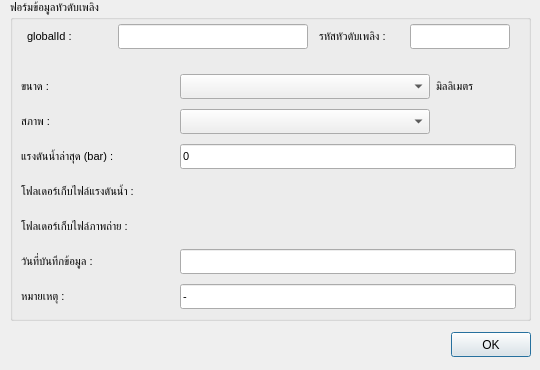
<?xml version="1.0" encoding="UTF-8"?>
<ui version="4.0">
 <class>Dialog</class>
 <widget class="QDialog" name="Dialog">
  <property name="geometry">
   <rect>
    <x>0</x>
    <y>0</y>
    <width>540</width>
    <height>370</height>
   </rect>
  </property>
  <property name="minimumSize">
   <size>
    <width>540</width>
    <height>370</height>
   </size>
  </property>
  <property name="maximumSize">
   <size>
    <width>540</width>
    <height>370</height>
   </size>
  </property>
  <property name="windowTitle">
   <string>Dialog</string>
  </property>
  <widget class="QGroupBox" name="groupBox">
   <property name="geometry">
    <rect>
     <x>10</x>
     <y>0</y>
     <width>521</width>
     <height>321</height>
    </rect>
   </property>
   <property name="font">
    <font>
     <family>MS Shell Dlg 2</family>
     <pointsize>8</pointsize>
     <weight>50</weight>
     <bold>false</bold>
    </font>
   </property>
   <property name="title">
    <string>ฟอร์มข้อมูลหัวดับเพลิง</string>
   </property>
   <widget class="QWidget" name="layoutWidget">
    <property name="geometry">
     <rect>
      <x>12</x>
      <y>18</y>
      <width>501</width>
      <height>37</height>
     </rect>
    </property>
    <layout class="QGridLayout" name="gridLayout_2">
     <property name="topMargin">
      <number>6</number>
     </property>
     <property name="rightMargin">
      <number>6</number>
     </property>
     <property name="bottomMargin">
      <number>6</number>
     </property>
     <item row="0" column="0">
      <widget class="QLabel" name="FIRE_ID_2">
       <property name="minimumSize">
        <size>
         <width>80</width>
         <height>0</height>
        </size>
       </property>
       <property name="maximumSize">
        <size>
         <width>80</width>
         <height>16777215</height>
        </size>
       </property>
       <property name="font">
        <font>
         <family>MS Shell Dlg 2</family>
         <pointsize>8</pointsize>
         <weight>50</weight>
         <bold>false</bold>
        </font>
       </property>
       <property name="text">
        <string>globalId :</string>
       </property>
      </widget>
     </item>
     <item row="0" column="1">
      <widget class="QLineEdit" name="globalId">
       <property name="enabled">
        <bool>true</bool>
       </property>
       <property name="minimumSize">
        <size>
         <width>190</width>
         <height>25</height>
        </size>
       </property>
       <property name="maximumSize">
        <size>
         <width>190</width>
         <height>25</height>
        </size>
       </property>
      </widget>
     </item>
     <item row="0" column="2">
      <widget class="QLabel" name="FIRE_ID_3">
       <property name="minimumSize">
        <size>
         <width>80</width>
         <height>0</height>
        </size>
       </property>
       <property name="maximumSize">
        <size>
         <width>80</width>
         <height>16777215</height>
        </size>
       </property>
       <property name="font">
        <font>
         <family>MS Shell Dlg 2</family>
         <pointsize>8</pointsize>
         <weight>50</weight>
         <bold>false</bold>
        </font>
       </property>
       <property name="text">
        <string>รหัสหัวดับเพลิง :</string>
       </property>
      </widget>
     </item>
     <item row="0" column="3">
      <widget class="QLineEdit" name="FIRE_ID">
       <property name="enabled">
        <bool>true</bool>
       </property>
       <property name="minimumSize">
        <size>
         <width>100</width>
         <height>25</height>
        </size>
       </property>
       <property name="maximumSize">
        <size>
         <width>100</width>
         <height>25</height>
        </size>
       </property>
      </widget>
     </item>
    </layout>
   </widget>
   <widget class="QWidget" name="layoutWidget">
    <property name="geometry">
     <rect>
      <x>11</x>
      <y>68</y>
      <width>501</width>
      <height>242</height>
     </rect>
    </property>
    <layout class="QGridLayout" name="gridLayout">
     <property name="topMargin">
      <number>6</number>
     </property>
     <property name="rightMargin">
      <number>6</number>
     </property>
     <property name="verticalSpacing">
      <number>10</number>
     </property>
     <item row="0" column="0">
      <widget class="QLabel" name="label_3">
       <property name="minimumSize">
        <size>
         <width>140</width>
         <height>0</height>
        </size>
       </property>
       <property name="text">
        <string>ขนาด :</string>
       </property>
      </widget>
     </item>
     <item row="0" column="1">
      <widget class="QComboBox" name="size_text">
       <property name="enabled">
        <bool>true</bool>
       </property>
       <property name="minimumSize">
        <size>
         <width>250</width>
         <height>25</height>
        </size>
       </property>
       <property name="maximumSize">
        <size>
         <width>16777215</width>
         <height>25</height>
        </size>
       </property>
      </widget>
     </item>
     <item row="0" column="2">
      <widget class="QLabel" name="label_8">
       <property name="minimumSize">
        <size>
         <width>80</width>
         <height>0</height>
        </size>
       </property>
       <property name="maximumSize">
        <size>
         <width>80</width>
         <height>16777215</height>
        </size>
       </property>
       <property name="text">
        <string>มิลลิเมตร</string>
       </property>
      </widget>
     </item>
     <item row="1" column="0">
      <widget class="QLabel" name="label_5">
       <property name="minimumSize">
        <size>
         <width>140</width>
         <height>0</height>
        </size>
       </property>
       <property name="text">
        <string>สภาพ :</string>
       </property>
      </widget>
     </item>
     <item row="1" column="1">
      <widget class="QComboBox" name="status_text">
       <property name="enabled">
        <bool>true</bool>
       </property>
       <property name="minimumSize">
        <size>
         <width>250</width>
         <height>25</height>
        </size>
       </property>
       <property name="maximumSize">
        <size>
         <width>16777215</width>
         <height>25</height>
        </size>
       </property>
      </widget>
     </item>
     <item row="2" column="0">
      <widget class="QLabel" name="label_6">
       <property name="minimumSize">
        <size>
         <width>140</width>
         <height>0</height>
        </size>
       </property>
       <property name="text">
        <string>แรงดันน้ำล่าสุด (bar) :</string>
       </property>
      </widget>
     </item>
     <item row="2" column="1" colspan="2">
      <widget class="QLineEdit" name="pressure">
       <property name="enabled">
        <bool>true</bool>
       </property>
       <property name="minimumSize">
        <size>
         <width>336</width>
         <height>25</height>
        </size>
       </property>
       <property name="maximumSize">
        <size>
         <width>16777215</width>
         <height>25</height>
        </size>
       </property>
       <property name="text">
        <string>0</string>
       </property>
      </widget>
     </item>
     <item row="3" column="0">
      <widget class="QLabel" name="label">
       <property name="minimumSize">
        <size>
         <width>140</width>
         <height>0</height>
        </size>
       </property>
       <property name="text">
        <string>โฟลเดอร์เก็บไฟล์แรงดันน้ำ :</string>
       </property>
      </widget>
     </item>
     <item row="3" column="1" colspan="2">
      <widget class="QgsFileWidget" name="pressureHistory_text">
       <property name="enabled">
        <bool>true</bool>
       </property>
       <property name="minimumSize">
        <size>
         <width>300</width>
         <height>25</height>
        </size>
       </property>
       <property name="maximumSize">
        <size>
         <width>16777215</width>
         <height>25</height>
        </size>
       </property>
      </widget>
     </item>
     <item row="4" column="0">
      <widget class="QLabel" name="label_2">
       <property name="minimumSize">
        <size>
         <width>140</width>
         <height>0</height>
        </size>
       </property>
       <property name="text">
        <string>โฟลเดอร์เก็บไฟล์ภาพถ่าย : </string>
       </property>
      </widget>
     </item>
     <item row="4" column="1" colspan="2">
      <widget class="QgsFileWidget" name="picturePath_text">
       <property name="enabled">
        <bool>true</bool>
       </property>
       <property name="minimumSize">
        <size>
         <width>300</width>
         <height>25</height>
        </size>
       </property>
       <property name="maximumSize">
        <size>
         <width>16777215</width>
         <height>25</height>
        </size>
       </property>
      </widget>
     </item>
     <item row="5" column="0">
      <widget class="QLabel" name="label_9">
       <property name="minimumSize">
        <size>
         <width>140</width>
         <height>0</height>
        </size>
       </property>
       <property name="text">
        <string>วันที่บันทึกข้อมูล : </string>
       </property>
      </widget>
     </item>
     <item row="5" column="1" colspan="2">
      <widget class="QLineEdit" name="recodeCalendar">
       <property name="enabled">
        <bool>true</bool>
       </property>
       <property name="minimumSize">
        <size>
         <width>336</width>
         <height>25</height>
        </size>
       </property>
       <property name="maximumSize">
        <size>
         <width>300</width>
         <height>25</height>
        </size>
       </property>
      </widget>
     </item>
     <item row="6" column="0">
      <widget class="QLabel" name="label_7">
       <property name="minimumSize">
        <size>
         <width>140</width>
         <height>0</height>
        </size>
       </property>
       <property name="text">
        <string>หมายเหตุ : </string>
       </property>
      </widget>
     </item>
     <item row="6" column="1" colspan="2">
      <widget class="QLineEdit" name="remark">
       <property name="enabled">
        <bool>true</bool>
       </property>
       <property name="minimumSize">
        <size>
         <width>336</width>
         <height>25</height>
        </size>
       </property>
       <property name="maximumSize">
        <size>
         <width>16777215</width>
         <height>25</height>
        </size>
       </property>
       <property name="text">
        <string>-</string>
       </property>
      </widget>
     </item>
    </layout>
   </widget>
  </widget>
  <widget class="QWidget" name="layoutWidget">
   <property name="geometry">
    <rect>
     <x>10</x>
     <y>329</y>
     <width>521</width>
     <height>31</height>
    </rect>
   </property>
   <layout class="QHBoxLayout" name="horizontalLayout">
    <item>
     <spacer name="horizontalSpacer_8">
      <property name="orientation">
       <enum>Qt::Horizontal</enum>
      </property>
      <property name="sizeHint" stdset="0">
       <size>
        <width>40</width>
        <height>25</height>
       </size>
      </property>
     </spacer>
    </item>
    <item>
     <widget class="QPushButton" name="okBtn">
      <property name="minimumSize">
       <size>
        <width>0</width>
        <height>25</height>
       </size>
      </property>
      <property name="maximumSize">
       <size>
        <width>16777215</width>
        <height>25</height>
       </size>
      </property>
      <property name="text">
       <string>OK</string>
      </property>
     </widget>
    </item>
   </layout>
  </widget>
 </widget>
 <customwidgets>
  <customwidget>
   <class>QgsFileWidget</class>
   <extends>QWidget</extends>
   <header>qgsfilewidget.h</header>
  </customwidget>
 </customwidgets>
 <resources/>
 <connections/>
</ui>
